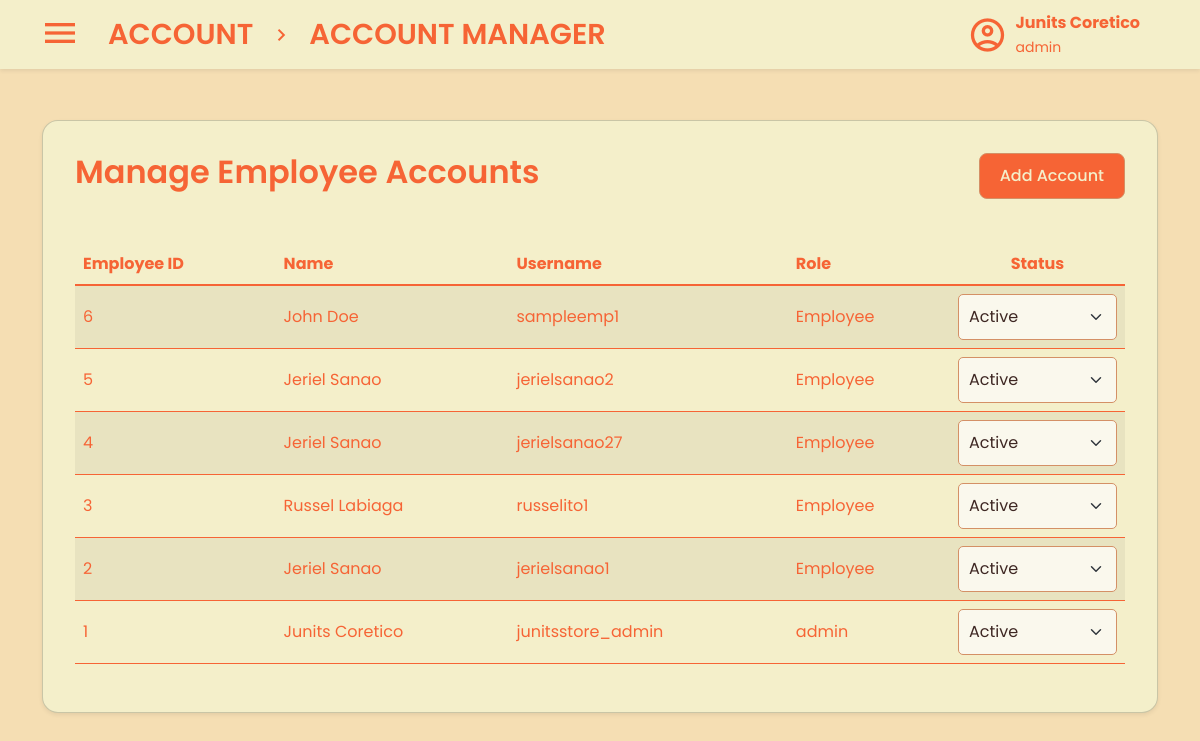
Screenshot of /views/admin/employee-accounts.php (signed in) with the database file from the repository.
### tables this page shows
CREATE TABLE IF NOT EXISTS `employees` (
  `EmployeeID` int(11) NOT NULL AUTO_INCREMENT,
  `FirstName` varchar(50) NOT NULL,
  `LastName` varchar(50) NOT NULL,
  `Username` varchar(255) NOT NULL,
  `Password` varchar(255) NOT NULL,
  `Role` char(15) NOT NULL,
  `Created_At` datetime NOT NULL DEFAULT current_timestamp(),
  `Created_By` int(11) DEFAULT NULL,
  `Updated_At` datetime NOT NULL DEFAULT current_timestamp() ON UPDATE current_timestamp(),
  `Updated_By` int(11) DEFAULT NULL,
  `Status` enum('Active','Inactive') NOT NULL DEFAULT 'Active',
  PRIMARY KEY (`EmployeeID`),
  KEY `employees_ibfk_1` (`Created_By`),
  KEY `employees_ibfk_2` (`Updated_By`)
);

### views/admin/employee-accounts.php (the view, shortened to what this page needs)
<?php
include '../../database/database.php';
$stmt = $conn->prepare("SELECT * FROM Employees ORDER BY Created_at DESC");
$stmt->execute();
$result = $stmt->get_result();
?>
<!DOCTYPE html>
<html lang="en">
<head>
    <link rel="stylesheet" href="../../statics/account-style.css" />
    <link rel="stylesheet" href="../../statics/style.css" />
    <link rel="stylesheet" href="../../statics/css/bootstrap.min.css" />
    <link rel="stylesheet" href="../../statics/account-manager.css" />
</head>
<body class="main">
    <nav class="navbar bg-body-tertiary fixed-top shadow-sm">
        <div class="container-fluid">
            <div class="d-flex align-items-center">
                <button
                    class="navbar-toggler mx-3 border-0 shadow-none"
                    type="button"
                    data-bs-toggle="offcanvas"
                    data-bs-target="#offcanvasNavbar"
                    aria-controls="offcanvasNavbar"
                    aria-label="Toggle navigation">
                    <span class="material-icons-outlined navbar-icon"> menu </span>
                </button>
                <a class="navbar-brand fw-semibold" href="../account.php">ACCOUNT</a>
                <span class="material-icons-outlined me-3">chevron_right</span>
                <a class="navbar-brand fw-semibold" href="audit-log.php">ACCOUNT MANAGER</a>
            </div>
            <div class="d-flex align-items-center me-5 ms-auto">
                <span class="material-icons-outlined me-2 fs-1">account_circle</span>
                <div>
                    <p class="fw-bold mb-0">
                        <?php echo htmlspecialchars($_SESSION['first_name'] . ' ' . $_SESSION['last_name']); ?>
                    </p>
                    <small class="mt-0">
                        <?php echo htmlspecialchars($_SESSION['role']); ?>
                    </small>
                </div>
            </div>
        </div>
    </nav>
    <div class="container pt-4 mb-0">
        <div class="card shadow-sm p-3 rounded-4 mt-3">
            <div class="card-title px-3">
                <div class="d-flex justify-content-between align-items-center mt-3">
                    <h2 class="fw-semibold">Manage Employee Accounts</h2>
                    <button class="btn btn-primary" data-bs-toggle="modal" data-bs-target="#addEmployeeModal">
                        Add Account
                    </button>
                </div>
            </div>
            <div class="card-body">
                <div class="table-responsive">
                    <table class="table table-hover table-striped">
                        <thead>
                            <tr>
                                <th>Employee ID</th>
                                <th>Name</th>
                                <th>Username</th>
                                <th>Role</th>
                                <th class="align-middle text-center">Status</th>
                            </tr>
                        </thead>
                        <tbody class="table-group-divider">
                            <?php if ($result->num_rows > 0): ?>
                                <?php while ($row = $result->fetch_assoc()): ?>
                                    <tr>
                                        <td class="align-middle"><?php echo $row['EmployeeID']; ?></td>
                                        <td class="align-middle"><?php echo $row['FirstName'] . " " . $row['LastName']; ?></td>
                                        <td class="align-middle"><?php echo $row['Username']; ?></td>
                                        <td class="align-middle"><?php echo $row['Role']; ?></td>
                                        <td class="align-middle">
                                            <form action="../../handlers/Employee/update-account-status.php" method="POST">
                                                <select name="status" class="form-select" onchange="this.form.submit()">
                                                    <option value="Active" <?php echo ($row['Status'] == 'Active') ? 'selected' : ''; ?>>Active</option>
                                                </select>
                                            </form>
                                        </td>
                                    </tr>
                                <?php endwhile; ?>
                            <?php else: ?>
                                <tr>
                                    <td colspan="5" class="text-center">No employee records available.</td>
                                </tr>
                            <?php endif; ?>
                        </tbody>
                    </table>
                </div>
            </div>
        </div>
    </div>
</body>
</html>

### statics/account-style.css (style rules this page uses)
:root { --color-1: #f66435; --color-2: #f4efca; --color-3: #f5deb3; --color-4: #ff7f50; --color-5: #d49066; --text-color: #3e2723; --placeholder-color: #8c7a6b; --color-1-rgb: 246, 100, 53; }
body { padding-top: 5rem; padding-bottom: 2rem; }
.container .card { background-color: var(--color-2); color: var(--color-1); }
.form-select { background-color: #faf8ed !important; border: 1px solid var(--color-5) !important; color: var(--text-color) !important; padding: 10px !important; border-radius: 5px !important; transition: border-color 0.3s ease !important; }
.form-select option { background-color: #faf8ed !important; color: var(--text-color) !important; }
.btn { padding: 10px 20px !important; border-radius: 8px !important; font-weight: 500 !important; transition: all 0.3s ease !important; }
.btn-primary { background-color: var(--color-1) !important; border-color: var(--color-5) !important; color: var(--color-2) !important; }
.card-title { color: var(--color-1); }

### statics/style.css (style rules this page uses)
:root { --color-1: #f66435; --color-2: #f4efca; --color-3: #f5deb3; --color-4: #ff7f50; --color-5: #d49066; --color-1-rgb: 246, 100, 53; }
* { font-family: "Poppins", sans-serif; }
.main { background-color: var(--color-3); }
p { color: var(--color-1); }
.btn-primary { background-color: #ff5733; border-color: #d43f00; color: white; padding: 12px 20px; border-radius: 8px; transition: background-color 0.3s ease, transform 0.2s ease; }
nav.navbar { background-color: var(--color-2) !important; color: var(--color-1) !important; }
.navbar-brand { font-size: 1.8em !important; color: var(--color-1) !important; }
.navbar .navbar-toggler .navbar-icon { color: var(--color-1) !important; font-size: 2em; }

### statics/account-manager.css (style rules this page uses)
:root { --color-1: #f66435 !important; --color-2: #f4efca !important; --color-3: #f5deb3 !important; --color-4: #ff7f50 !important; --color-5: #d49066 !important; }
h2 { color: var(--color-1) !important; font-weight: 600 !important; }
.table { background-color: #f4efca !important; color: #f66435 !important; margin-top: 2%; border-color: var(--color-1) !important; border-radius: 3px; }
.table th, .table td { background-color: #f4efca !important; color: #f66435 !important; border-color: var(--color-1) !important; }
.table thead th { background-color: #f4efca !important; color: #f66435 !important; border-color: var(--color-1) !important; }
.table tbody tr { background-color: #f4efca !important; border-color: var(--color-1) !important; }
.table td:last-child { text-align: center !important; }
.table th:last-child { text-align: center !important; }

### rows the page displays
employees: EmployeeID "6", FirstName "John", LastName "Doe", Username "sampleemp1", Role "Employee", status "Active"
employees: EmployeeID "5", FirstName "Jeriel", LastName "Sanao", Username "jerielsanao2", Role "Employee", status "Active"
employees: EmployeeID "4", FirstName "Jeriel", LastName "Sanao", Username "jerielsanao27", Role "Employee", status "Active"
employees: EmployeeID "3", FirstName "Russel", LastName "Labiaga", Username "russelito1", Role "Employee", status "Active"
employees: EmployeeID "2", FirstName "Jeriel", LastName "Sanao", Username "jerielsanao1", Role "Employee", status "Active"
employees: EmployeeID "1", FirstName "Junits", LastName "Coretico", Username "junitsstore_admin", Role "admin", status "Active"

### other values shown
$_SESSION['first_name'] . ' ' . $_SESSION['last_name'] "Junits Coretico"
$_SESSION['role'] "admin"
